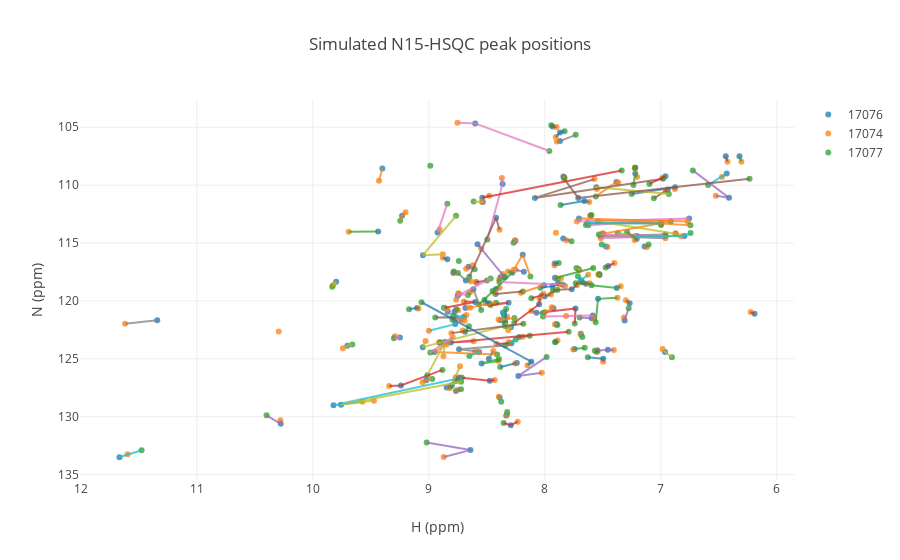

Notebook code for this chart:
### Code cell
s.n15hsqc(bmrbid=[17074,17076,17077],groupbyres=True)
